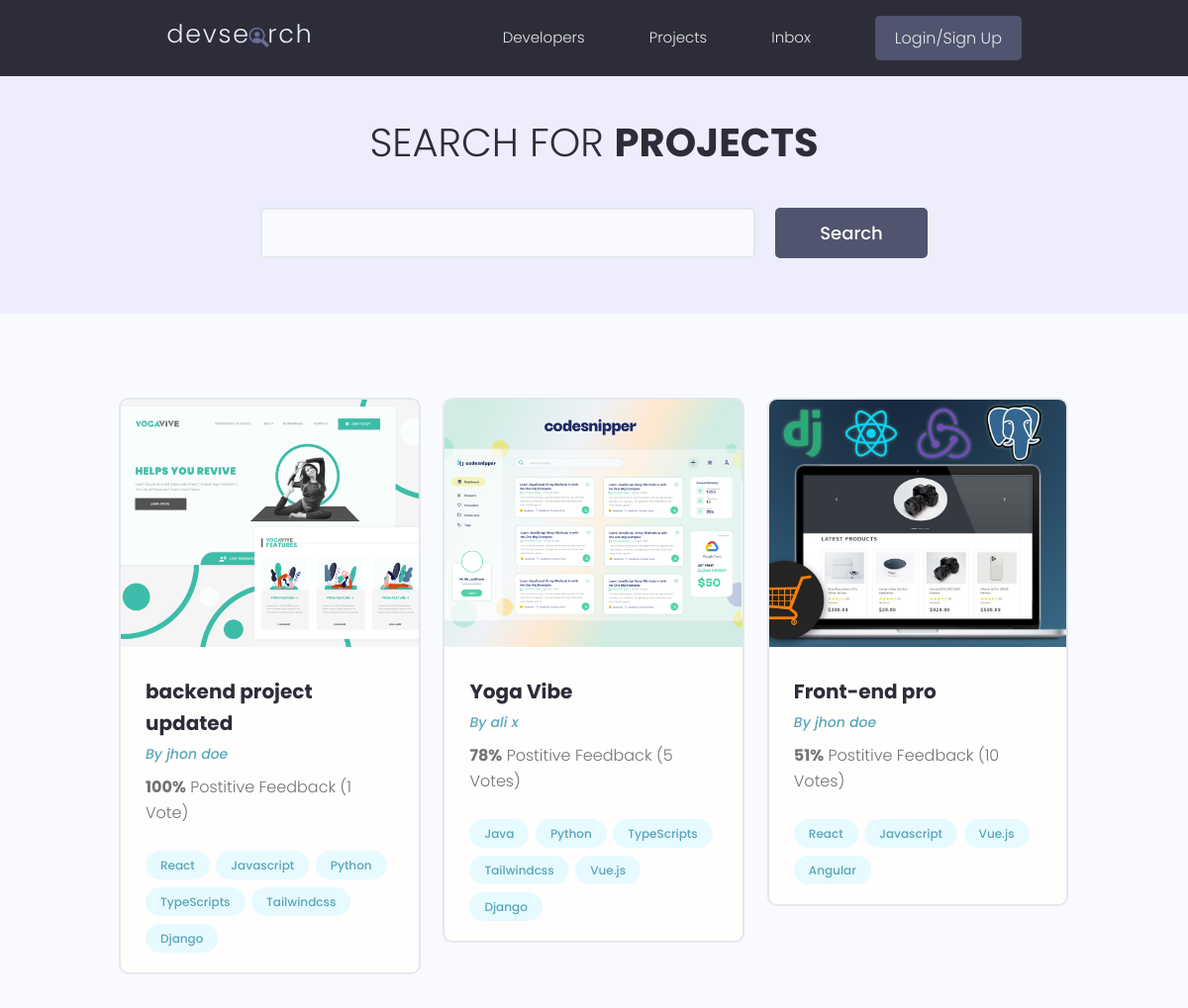
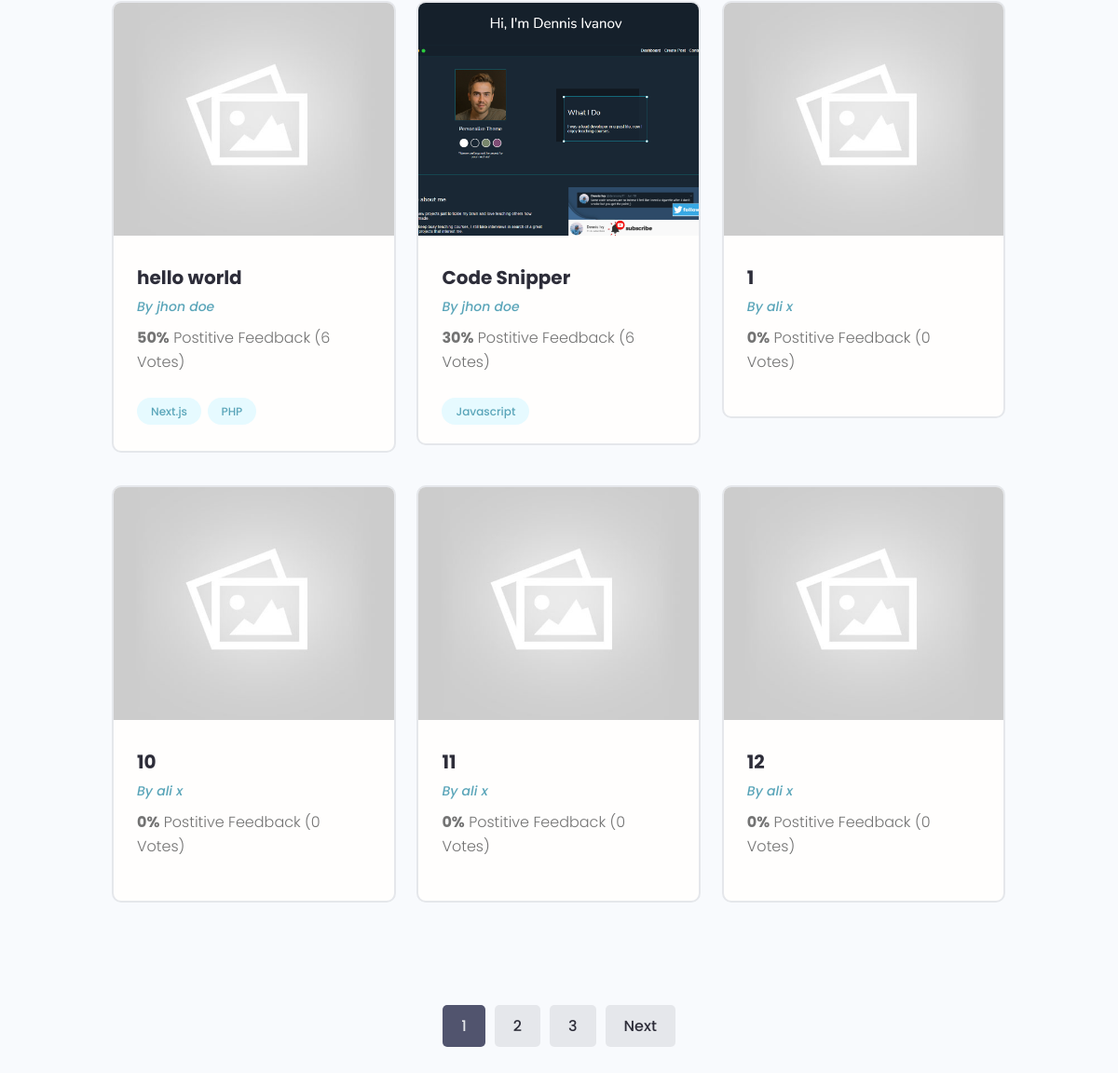
The page /project/projects/ on the database its author committed (2 pictures, top to bottom).
### projects/models.py (models this page shows, shortened)
class Project(models.Model):
      owner = models.ForeignKey(Profile,null=True,
                           blank=True, on_delete= models.SET_NULL)
      title = models.CharField(max_length=2000)
      description = models.TextField(null=True, blank=True)
      featured_image = models.ImageField( null=True, blank=True , default='default.jpg')
      demo_link = models.CharField(max_length=2000 ,null=True, blank=True)
      source_link = models.CharField(max_length=2000 ,null=True, blank=True)
      tags = models.ManyToManyField('Tag')
      vote_total = models.IntegerField(default=0,null=True,blank=True)
      vote_ratio = models.IntegerField(default=0,null=True,blank=True)
      created = models.DateTimeField(auto_now_add=True)
      id = models.UUIDField(default=uuid.uuid4 , unique=True , primary_key=True , editable=False )
      class Meta :
            ordering = [
                  '-vote_ratio',
                  '-vote_total', # if vote_ration in projects same number, number of review is matter for us
                  'title'
            ]

class Tag(models.Model):
      name = models.CharField(max_length=200)
      created = models.DateTimeField(auto_now_add=True)
      id = models.UUIDField(default=uuid.uuid4 , unique=True , primary_key=True , editable=False )
      def __str__(self):
            return  self.name

### users/models.py (models this page shows, shortened)
class Profile(models.Model):
      user = models.OneToOneField(User, on_delete=models.CASCADE,
            null=True, blank=True)
      name = models.CharField(max_length=200, blank=True, null=True)
      email = models.EmailField(max_length=500, blank=True,null=True)
      username =models.CharField(max_length=200, blank=True, null=True)
      location = models.CharField(max_length=200, blank=True, null=True)
      short_intro = models.CharField(max_length=200, blank=True, null=True)
      bio = models.TextField(blank=True, null=True)
      profile_image = models.ImageField(blank=True,null=True,
            default='user-default.png', upload_to='profiles/')
      social_github  = models.CharField(max_length=200, blank=True, null=True)
      social_twitter = models.CharField(max_length=200, blank=True, null=True)
      social_linkdin = models.CharField(max_length=200, blank=True, null=True)
      social_youtube = models.CharField(max_length=200, blank=True, null=True)
      social_website = models.CharField(max_length=200, blank=True, null=True)
      created = models.DateTimeField(auto_now_add=True)
      id = models.UUIDField(default=uuid.uuid4 ,
                  unique=True , primary_key=True , editable=False )

### projects/views.py (the view)
# urls.py: path('project/', include("projects.urls")),
def projects(request):
      projects, search_query = searchProjects(request)
      projects, paginator, custom_range = pagination(request, projects)
      if custom_range != 0 : # if not 0 , means we have range
            context = {'projects':projects ,
                  'search_query':search_query,
                  'customRange':custom_range, # we send custom range
                  }
      else: # NO custom range
            context = {'projects':projects ,
                  'search_query':search_query,
                  'customRange':paginator.page_range, # we send that paginator real range
                  }
      return render(request,'projects/projects.html', context )

### projects/utils.py (called while the page is built)
def searchProjects(request):
      search_query = ''
      if request.GET.get('search_query'):
            search_query = request.GET.get('search_query')
      tags = Tag.objects.filter(name__icontains=search_query)
      projects = Project.objects.distinct().filter(
            Q(title__icontains = search_query) |
            Q(description__icontains=search_query) |
            Q(owner__name__icontains=search_query) |
            Q(tags__in=tags)
      )
      return projects, search_query

### projects/templates/projects/projects.html (shortened to what this page needs)
{% extends 'base.html' %}
{% load static %}
{% block content %}
<main class="projects">
  <section class="hero-section text-center">
    <div class="container container--narrow">
      <div class="hero-section__box">
        <h2>Search for <span>Projects</span></h2>
      </div>
      <div class="hero-section__search">
        <form id="searchForm" class="form" action="{% url 'projects' %}" method="get">
          <div class="form__field">
            <input
              class="input input--text"
              id="formInput#search"
              type="text"
              name="search_query"
              value ="{{search_query}}"
              placeho der="Search by Project Title"
            />
          </div>
          <input class="btn btn--sub btn--lg" type="submit" value="Search" />
        </form>
      </div>
    </div>
  </section>
  <section class="projectsList">
    <div class="container">
      <div class="grid grid--three">
        {% for project in projects %}
        <div class="column">
          <div class="card project">
            <a href="/project/single/{{project.id}}" class="project">
              <img
                class="project__thumbnail"
                src="{{ project.featured_image.url }}"
                alt="project thumbnail"
              />
              <div class="card__body">
                <h3 class="project__title">
                  {{project.title}}
                </h3>
                <p>
                  <a class="project__author" href="/userprofile/{{project.owner.id}}"
                    >By {{project.owner.name }}</a
                  >
                </p>
                <p class="project--rating">
                  <span style="font-weight: bold">{{ project.vote_ratio }}%</span> Postitive Feedback
                  {% if project.vote_total == 1 or 0 %}
                    ({{project.vote_total}} Vote)
                  {% else %}
                    ({{project.vote_total}} Votes)
                  {% endif %}
                </p>
                <div class="project__tags">
                  {%for tag in project.tags.all %}
                    <span class="tag tag--pill tag--main">
                      <small>{{tag}}</small>
                    </span>
                  {%endfor%}
                </div>
              </div>
            </a>
          </div>
        </div>
        {% endfor %}
      </div>
    </div>
  </section>
  {% include 'pagination.html' with queryset=projects customRange=customRange %}
</main>
{% endblock content %}

### static/styles/app.css (style rules this page uses)
:root { --color-sub: #2d2d39; }
.btn--sub { background-color: var(--color-sub-light); }
.card { border: 2px solid var(--color-light); }
img { width: 100%; }
.hero-section { height: 40vh; display: flex; align-items: center; background-color: var(--color-sub); }
.hero-section__box { margin-bottom: 4rem; }
.hero-section__box > h2, .hero-section__box > h2 > span { font-size: 4rem; color: var(--color-light); line-height: 1.3; text-transform: uppercase; }
.hero-section__box > h2 { font-weight: 300; }
.hero-section__box > h2 > span { font-weight: 700; }
.hero-section__search > .form { display: flex; align-items: center; justify-content: center; gap: 2rem; }
.hero-section__search > .form input.input--text { width: 50rem; }
.project__author { font-size: 1.4rem; font-style: italic; }
.project--rating { margin-bottom: 1.6em; margin-top: .5em; }
.projects > .hero-section { background: var(--color-sub-lighter); height: 30vh; }
.projects .hero-section__box { margin-bottom: 2.5rem; }
.projects .hero-section__box > h2 { color: var(--color-sub); }
.projects .hero-section__box > h2 > span { font-weight: 700; color: var(--color-sub); }
.projectsList { margin-top: 8rem; }
.project__thumbnail { height: 25rem; object-fit: cover; object-position: top center; }
.project__title { font-size: 2rem; font-weight: 700; color: var(--color-sub); }

### static/uikit/styles/modules/_variables.css (style rules this page uses)
:root { --color-main: #5aa5b9; --color-main-light: #e6faff; --color-sub: #3f4156; --color-sub-light: #51546e; --color-sub-lighter: #ededfd; --color-text: #737373; --color-gray: #8b8b8b; --color-light: #e5e7eb; --color-light-gray: #767676; --color-bg: #f8fafd; --color-white: #fffefd; --color-white-light: #f3f3f3; --color-success: #359e64; --color-success-bg: #def8e8; --color-error: #fc4b0b; --color-error-bg: #fff2ee; --font-base: 'Poppins', arial, helvetica, 'Segoe UI', roboto, ubuntu, sans-serif; --font-monospace: 'Fira Code', 'Courier New', courier, monospace; --font-regular: 300; --font-medium: 500; --font-bold: 700; --generic-shadow: 1px 1px 5px #00000010; --generic-transition: all 0.3s ease-in-out; }

### static/uikit/styles/modules/_base.css (style rules this page uses)
* { margin: 0; padding: 0; box-sizing: border-box; text-rendering: optimizeLegibility; color: inherit; font-size: inherit; }
html { font-size: 50%; }
@media only screen and (min-width: 480px) { html { font-size: 56.25%; } }
@media only screen and (min-width: 1200px) { html { font-size: 62.5%; } }
body { line-height: 1.6; font-weight: 400; font-size: 1.5rem; color: var(--color-text); background-color: var(--color-bg); min-height: 100vh; }

### static/uikit/styles/modules/_typography.css (style rules this page uses)
* { font-family: var(--font-base); }
h2 { font-size: 3.6rem; font-weight: var(--font-bold); }
h3 { font-size: 3.2rem; font-weight: var(--font-medium); }
p, span, strong { font-size: 1.6rem; color: var(--color-text); font-weight: var(--font-regular); }
a { padding-bottom: 2px; text-decoration: none; display: inline-block; color: var(--color-main); font-weight: var(--font-medium); }

### static/uikit/styles/modules/_utilities.css (style rules this page uses)
.container { width: 92%; max-width: 165rem; margin: 0 auto; box-sizing: border-box; }
.container--narrow { width: 92%; max-width: 120rem; }
@media screen and (min-width: 1000px) { .container { width: 90%; } }
@media screen and (min-width: 1000px) { .container--narrow { width: 85%; } }
@media screen and (min-width: 1200px) { .container { width: 80%; } }
@media screen and (min-width: 1200px) { .container--narrow { width: 72%; } }
.text-center { text-align: center; }

### static/uikit/styles/modules/_button.css (style rules this page uses)
.btn { display: inline-block; position: relative; cursor: pointer; background-color: var(--color-light); font-weight: var(--font-medium); color: var(--color-sub); text-decoration: none; padding: 1rem 2rem; border-radius: 0.5rem; border: none; width: -webkit-fit-content; width: -moz-fit-content; width: fit-content; height: -webkit-fit-content; height: -moz-fit-content; height: fit-content; font-size: 1.6rem; outline-width: 0; outline-color: transparent; -webkit-backface-visibility: hidden; backface-visibility: hidden; transition: all 0.3s ease-in-out; }
.btn--sub { background-color: var(--color-sub); color: var(--color-white); }
.btn--lg { font-size: 1.8rem; padding: 1.2rem 4.5rem; }

### static/uikit/styles/modules/_card.css (style rules this page uses)
.card { border-radius: 1rem; background-color: var(--color-white); border: 1.5px solid var(--color-light); width: auto; height: auto; margin-top: 0.5rem; margin-bottom: 0.5rem; overflow: hidden; }
.card__body, .card__header { padding: 2rem 2.5rem; }

### rows shown on the page
Project: featured_image (picture), title "backend project updated", owner.name "jhon doe", vote_ratio "100", vote_total "1"
Tag: name "React"
Tag: name "Javascript"
Tag: name "Python"
Tag: name "TypeScripts"
Tag: name "Tailwindcss"
Tag: name "Django"
Project: featured_image (picture), title "Yoga Vibe", owner.name "ali x", vote_ratio "78", vote_total "5"
Tag: name "Java"
Tag: name "Vue.js"
Project: featured_image (picture), title "Front-end pro", owner.name "jhon doe", vote_ratio "51", vote_total "10"
Tag: name "Angular"
Project: featured_image (placeholder picture), title "hello world", owner.name "jhon doe", vote_ratio "50", vote_total "6"
Tag: name "Next.js"
Tag: name "PHP"
Project: featured_image (picture), title "Code Snipper", owner.name "jhon doe", vote_ratio "30", vote_total "6"
Project: featured_image (placeholder picture), title "1", owner.name "ali x", vote_ratio "0", vote_total "0"
Project: featured_image (placeholder picture), title "10", owner.name "ali x", vote_ratio "0", vote_total "0"
Project: featured_image (placeholder picture), title "11", owner.name "ali x", vote_ratio "0", vote_total "0"
Project: featured_image (placeholder picture), title "12", owner.name "ali x", vote_ratio "0", vote_total "0"

### other values the page prints
{{ page }} "1"
{{ page }} "2" "3"
